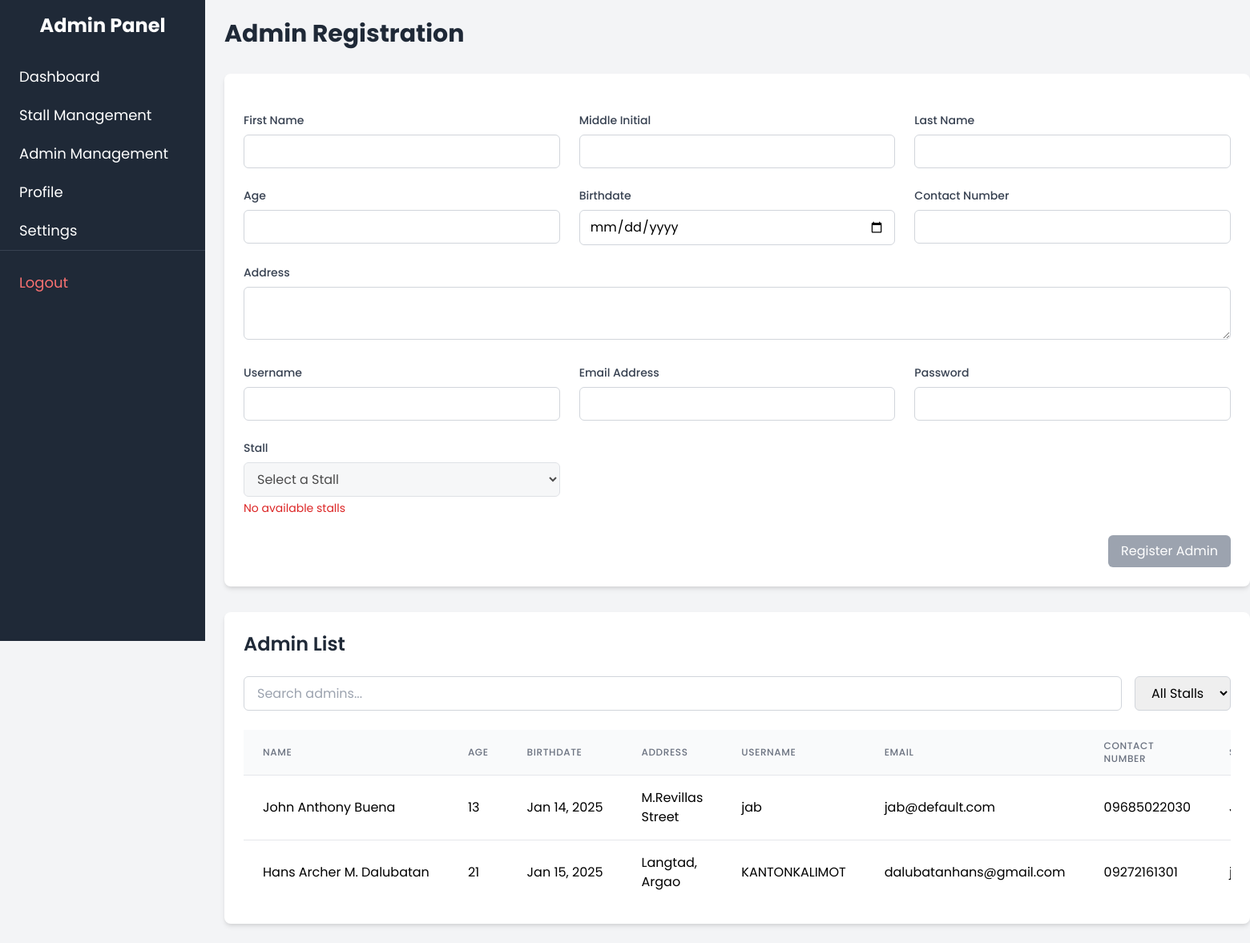
The app's page /register_admin (signed in) with its own data.
### TriadApp/models.py (models this page shows, shortened)
class AdminProfile(models.Model):
    firstname = models.CharField(max_length=50)
    middle_initial = models.CharField(max_length=1, blank=True, null=True)
    lastname = models.CharField(max_length=50)
    age = models.IntegerField()
    birthdate = models.DateField()
    address = models.TextField()
    username = models.CharField(max_length=50, unique=True)
    email = models.EmailField(max_length=254, unique=True, default='', blank=True)  # Updated email field
    password = models.CharField(max_length=100)  # Remember to hash passwords
    contact_number = models.CharField(max_length=15)
    stall = models.ForeignKey('Stall', on_delete=models.CASCADE, related_name="admins", to_field='store_id')

### TriadApp/accounts.py (the view, shortened to what this page needs)
# urls.py: path('register_admin', accounts.register_admin, name='register_admin'),
@superuser_required
def register_admin(request):
    stalls = Stall.objects.exclude(
        store_id__in=AdminProfile.objects.values_list('stall__store_id', flat=True)
    )
    admins = AdminProfile.objects.all()
    return render(request, 'TriadApp/superadmin/register_admin.html', {
        'stalls': stalls,
        'admins': admins
    })

### TriadApp/templates/TriadApp/superadmin/register_admin.html (shortened to what this page needs)
{% extends 'TriadApp/superadmin/super_admin.html' %}
{% block content %}
<div class="max-w-7xl mx-auto">
    <h1 class="text-3xl font-bold text-gray-800 mb-8">Admin Registration</h1>
    <div class="bg-white rounded-lg shadow-md p-6 mb-8">
        <form method="POST" enctype="multipart/form-data" class="space-y-6" id="adminForm">
            <div class="grid grid-cols-1 md:grid-cols-3 gap-6">
                <div>
                    <label for="firstname" class="block text-sm font-medium text-gray-700 mb-2">First Name</label>
                    <input type="text" id="firstname" name="firstname" required
                           class="w-full px-3 py-2 border border-gray-300 rounded-md focus:outline-none focus:ring-2 focus:ring-blue-500">
                </div>
                <div>
                    <label for="middle_initial" class="block text-sm font-medium text-gray-700 mb-2">Middle Initial</label>
                    <input type="text" id="middle_initial" name="middle_initial"
                           class="w-full px-3 py-2 border border-gray-300 rounded-md focus:outline-none focus:ring-2 focus:ring-blue-500">
                </div>
                <div>
                    <label for="lastname" class="block text-sm font-medium text-gray-700 mb-2">Last Name</label>
                    <input type="text" id="lastname" name="lastname" required
                           class="w-full px-3 py-2 border border-gray-300 rounded-md focus:outline-none focus:ring-2 focus:ring-blue-500">
                </div>
                <div>
                    <label for="age" class="block text-sm font-medium text-gray-700 mb-2">Age</label>
                    <input type="number" id="age" name="age" required
                           class="w-full px-3 py-2 border border-gray-300 rounded-md focus:outline-none focus:ring-2 focus:ring-blue-500">
                </div>
                <div>
                    <label for="birthdate" class="block text-sm font-medium text-gray-700 mb-2">Birthdate</label>
                    <input type="date" id="birthdate" name="birthdate" required
                           class="w-full px-3 py-2 border border-gray-300 rounded-md focus:outline-none focus:ring-2 focus:ring-blue-500">
                </div>
                <div>
                    <label for="contact_number" class="block text-sm font-medium text-gray-700 mb-2">Contact Number</label>
                    <input type="text" id="contact_number" name="contact_number" required
                           class="w-full px-3 py-2 border border-gray-300 rounded-md focus:outline-none focus:ring-2 focus:ring-blue-500">
                </div>
                <div class="md:col-span-3">
                    <label for="address" class="block text-sm font-medium text-gray-700 mb-2">Address</label>
                    <textarea id="address" name="address" required rows="2"
                              class="w-full px-3 py-2 border border-gray-300 rounded-md focus:outline-none focus:ring-2 focus:ring-blue-500"></textarea>
                </div>
                <div>
                    <label for="username" class="block text-sm font-medium text-gray-700 mb-2">Username</label>
                    <input type="text" id="username" name="username" required
                           class="w-full px-3 py-2 border border-gray-300 rounded-md focus:outline-none focus:ring-2 focus:ring-blue-500">
                </div>
                <div>
                    <label for="email" class="block text-sm font-medium text-gray-700 mb-2">Email Address</label>
                    <input type="email" id="email" name="email" required
                           class="w-full px-3 py-2 border border-gray-300 rounded-md focus:outline-none focus:ring-2 focus:ring-blue-500">
                </div>
                <div>
                    <label for="password" class="block text-sm font-medium text-gray-700 mb-2">Password</label>
                    <input type="password" id="password" name="password" required
                           class="w-full px-3 py-2 border border-gray-300 rounded-md focus:outline-none focus:ring-2 focus:ring-blue-500">
                </div>
                <div>
                    <label for="stall" class="block text-sm font-medium text-gray-700 mb-2">Stall</label>
                    <select id="stall" name="stall" required {% if not stalls %}disabled{% endif %}
                            class="w-full px-3 py-2 border border-gray-300 rounded-md focus:outline-none focus:ring-2 focus:ring-blue-500 {% if not stalls %}bg-gray-100{% endif %}">
                        <option value="">Select a Stall</option>
                    </select>
                    {% if not stalls %}
                    <p class="text-sm text-red-600 mt-1">No available stalls</p>
                    {% endif %}
                </div>
            </div>
            <div class="flex justify-end">
                <button type="submit"
                        {% if not stalls %}disabled{% endif %}
                        class="px-4 py-2 {% if stalls %}bg-blue-600 hover:bg-blue-700{% else %}bg-gray-400 cursor-not-allowed{% endif %} text-white rounded-md focus:outline-none focus:ring-2 focus:ring-blue-500">
                    Register Admin
                </button>
            </div>
        </form>
    </div>
    <div class="bg-white rounded-lg shadow-md p-6">
        <h2 class="text-2xl font-semibold text-gray-800 mb-6">Admin List</h2>
        <div class="flex flex-col md:flex-row gap-4 mb-6">
            <input type="text" id="adminSearch" placeholder="Search admins..."
                   class="flex-1 px-4 py-2 border border-gray-300 rounded-md focus:outline-none focus:ring-2 focus:ring-blue-500">
            <select id="stallFilter"
                    class="px-4 py-2 border border-gray-300 rounded-md focus:outline-none focus:ring-2 focus:ring-blue-500">
                <option value="all">All Stalls</option>
            </select>
        </div>
        <div class="overflow-x-auto">
            <table id="adminTable" class="min-w-full divide-y divide-gray-200">
                <thead class="bg-gray-50">
                    <tr>
                        <th class="px-6 py-3 text-left text-xs font-medium text-gray-500 uppercase tracking-wider">Name</th>
                        <th class="px-6 py-3 text-left text-xs font-medium text-gray-500 uppercase tracking-wider">Age</th>
                        <th class="px-6 py-3 text-left text-xs font-medium text-gray-500 uppercase tracking-wider">Birthdate</th>
                        <th class="px-6 py-3 text-left text-xs font-medium text-gray-500 uppercase tracking-wider">Address</th>
                        <th class="px-6 py-3 text-left text-xs font-medium text-gray-500 uppercase tracking-wider">Username</th>
                        <th class="px-6 py-3 text-left text-xs font-medium text-gray-500 uppercase tracking-wider">Email</th>
                        <th class="px-6 py-3 text-left text-xs font-medium text-gray-500 uppercase tracking-wider">Contact Number</th>
                        <th class="px-6 py-3 text-left text-xs font-medium text-gray-500 uppercase tracking-wider">Stall</th>
                    </tr>
                </thead>
                <tbody class="bg-white divide-y divide-gray-200">
                    {% for admin in admins %}
                    <tr class="hover:bg-gray-50">
                        <td class="px-6 py-4 whitespace-nowrap">{{ admin.firstname }} {{ admin.middle_initial }} {{ admin.lastname }}</td>
                        <td class="px-6 py-4 whitespace-nowrap">{{ admin.age }}</td>
                        <td class="px-6 py-4 whitespace-nowrap">{{ admin.birthdate|date:"M d, Y" }}</td>
                        <td class="px-6 py-4">{{ admin.address }}</td>
                        <td class="px-6 py-4 whitespace-nowrap">{{ admin.username }}</td>
                        <td class="px-6 py-4 whitespace-nowrap">{{ admin.email }}</td>
                        <td class="px-6 py-4 whitespace-nowrap">{{ admin.contact_number }}</td>
                        <td class="px-6 py-4 whitespace-nowrap">{{ admin.stall.name }}</td>
                    </tr>
                    {% endfor %}
                </tbody>
            </table>
        </div>
    </div>
</div>
{% endblock %}

### TriadApp/templates/TriadApp/superadmin/super_admin.html (style rules this page uses)
* { font-family: 'Poppins', sans-serif; }

### TriadApp/templates/TriadApp/superadmin/register_admin.html (style rules this page uses)
* { font-family: 'Poppins', sans-serif; }

### records on screen
AdminProfile: firstname "John", middle_initial "Anthony", lastname "Buena", age "13", birthdate "Jan 14, 2025", address "M.Revillas Street", username "jab", email "jab@default.com", contact_number "09685022030"
AdminProfile: firstname "Hans Archer", middle_initial "M.", lastname "Dalubatan", age "21", birthdate "Jan 15, 2025", address "Langtad, Argao", username "KANTONKALIMOT", email "dalubatanhans@gmail.com", contact_number "09272161301"
